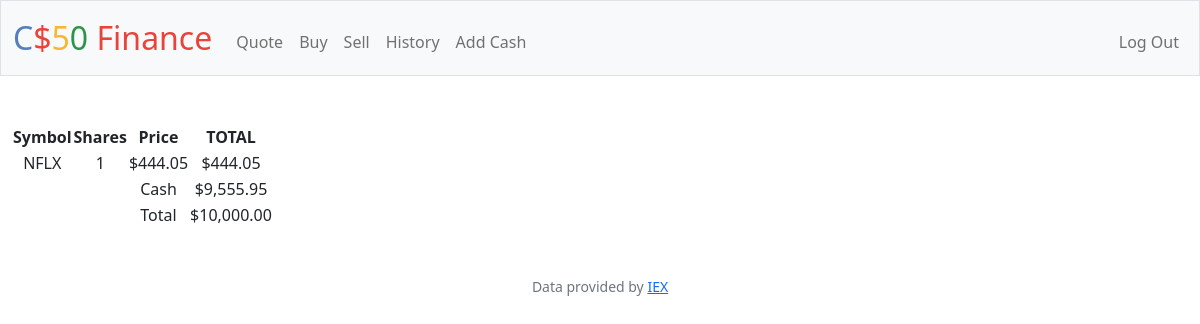
/ (signed in), run on the app's committed database.
### tables this page shows
CREATE TABLE 'transactions' ('id' INTEGER PRIMARY KEY AUTOINCREMENT NOT NULL, 'user_id' INTEGER, 'symbol' TEXT, 'shares' INTEGER, 'price' REAL, 'date' DATETIME);

CREATE TABLE users (id INTEGER PRIMARY KEY AUTOINCREMENT NOT NULL, username TEXT NOT NULL, hash TEXT NOT NULL, cash NUMERIC NOT NULL DEFAULT 10000.00);

### app.py (the view)
@app.route("/")
@login_required
def index():
    user_id = session["user_id"]
    transactions_db = db.execute("SELECT symbol, SUM(shares) AS shares, price FROM transactions WHERE user_id = ? GROUP BY symbol", user_id)
    cash_db = db.execute("SELECT cash FROM users WHERE id = ?", user_id)
    sum_shares = 0
    for row in transactions_db:
        sum_shares += row["shares"] * row["price"]
    cash = cash_db[0]["cash"]
    return render_template("index.html", database=transactions_db, cash=cash, sum_shares=sum_shares)

### app.py (called while the page is built)
@app.after_request
def after_request(response):
    response.headers["Cache-Control"] = "no-cache, no-store, must-revalidate"
    response.headers["Expires"] = 0
    response.headers["Pragma"] = "no-cache"
    return response

### helpers.py (called while the page is built)
def login_required(f):
    @wraps(f)
    def decorated_function(*args, **kwargs):
        if session.get("user_id") is None:
            return redirect("/login")
        return f(*args, **kwargs)
    return decorated_function

def usd(value):
    return f"${value:,.2f}"

### templates/index.html (shortened to what this page needs)
{% extends "layout.html" %}
{% block main %}
    <table>
        <thead>
            <tr>
                <th>Symbol</th>
                <th>Shares</th>
                <th>Price</th>
                <th>TOTAL</th>
            </tr>
        </thead>
        <tbody>
            {% for row in database %}
            <tr>
                <td>{{ row["symbol"] }}</td>
                <td>{{ row["shares"] }}</td>
                <td>{{ row["price"] | usd }}</td>
                <td>{{ (row["shares"] * row["price"]) | usd }}</td>
            </tr>
            {% endfor %}
        </tbody>
        <tfoot>
            <tr>
                <td></td>
                <td></td>
                <td>Cash</td>
                <td> {{ cash | usd}} </td>
            </tr>
            <tr>
                <td></td>
                <td></td>
                <td>Total</td>
                <td> {{ (cash + sum_shares) | usd }} </td>
            </tr>
        </tfoot>
    </table>
{% endblock %}

### data on the page
transactions: symbol "NFLX", shares "1", price "$444.05", (row['shares']*row['price'])|usd "$444.05"
users: cash "$9,555.95", (cash+sum_shares)|usd "$10,000.00"
